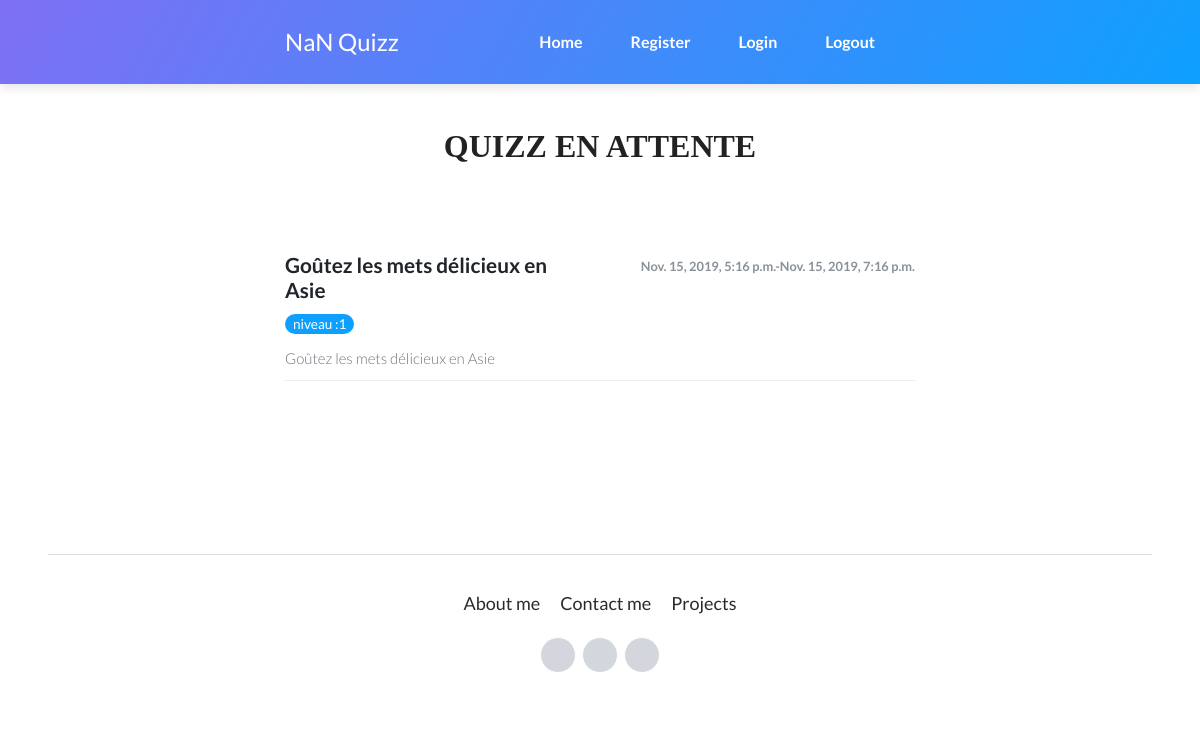
The page / (signed in) on the database its author committed.
### quizzapp/models.py (models this page shows, shortened)
class Timemodels(models.Model):
    statut = models.BooleanField(default=False)
    date_add =  models.DateTimeField(auto_now_add=True)
    date_update =  models.DateTimeField(auto_now=True)
    class Meta:
        abstract = True

class Quizz(Timemodels):
    specialisation = models.ForeignKey('Specialisation', related_name='quizzs', on_delete=models.CASCADE)
    titre = models.CharField(max_length=50)
    niveau = models.PositiveIntegerField()
    qpv = models.PositiveIntegerField()
    date_debut = models.DateTimeField()
    date_fin = models.DateTimeField()
    duree = models.TimeField()
    class Meta:
        verbose_name = 'Quizz'
        verbose_name_plural = 'Quizzs'
    def __str__(self):
        return "{}: {}".format(self.specialisation, self.titre)

### quizzapp/views.py (the view)
# urls.py: 2. Add a URL to urlpatterns:  path('', views.home, name='home')
@login_required(login_url='connexionuser')
def home(request):
    now = datetime.now()
    now = pytz.utc.localize(now)
    q = models.Quizz.objects.filter(statut=True).filter(specialisation = request.user.profile.specialisation)
    qt = models.Quizz.objects.filter(statut=False).filter(specialisation__nom = request.user.profile.specialisation)
    b = q.count()
    print(b,'2222222')
    print(q,'++++++++++++++++++++++++11111111')
    print(qt.count())
    data={
        'q': q,
        'qt': qt,
        'b':b,
    }
    return render(request, 'pages/index.html',data)

### quizzapp/models.py (called while the page is built)
    def __str__(self):
        return self.nom

### templates/pages/index.html (shortened to what this page needs)
{% extends 'bases/base.html' %}
{% block content %}
    <main class="page cv-page" style="margin-top: 50px">
        <section class="portfolio-block cv">
            {% if b == 0 %}
            <div class="container">
                <div class="work-experience group">
                    <div class="heading">
                        <h2 class="text-center">Vous n'avez pas de quiz disponible</h2>
                    </div>
                </div>
            </div>
            {% else %}
            <div class="container">
                <div class="work-experience group">
                    <div class="heading">
                        <h2 class="text-center">Quizz en attente</h2>
                    </div>
                    {% for qatt in q %}
                    <div class="item">
                        <div class="row">
                            <div class="col-md-6">
                                <h3>{{ qatt.titre }}</h3>
                                <h4 class="organization">niveau :{{ qatt.niveau }} </h4>
                            </div>
                            <div class="col-md-6"><span class="period">{{ qatt.date_debut }}-{{ qatt.date_fin }}</span></div>
                        </div>
                        <p class="text-muted">{{ qatt.titre }}<br></p>
                    </div>
                    {% endfor %}
                 </div>
            </div>
            {% endif %}
        </section>
    </main>
{% endblock content %}

### static/compt/css/style.css (style rules this page uses)
p { margin-bottom: 0px; font-size: 15px; color: #777; }
h2 { line-height: 1.66; margin: 0; padding: 0; font-weight: 900; color: #222; font-family: 'Montserrat'; font-size: 24px; text-transform: uppercase; text-align: center; margin-bottom: 40px; }
.container { width: 660px; position: relative; margin: 0 auto; }

### rows shown on the page
Quizz: titre "Goûtez les mets délicieux en Asie", niveau "1", date_debut "Nov. 15, 2019, 5:16 p.m.", date_fin "Nov. 15, 2019, 7:16 p.m."
